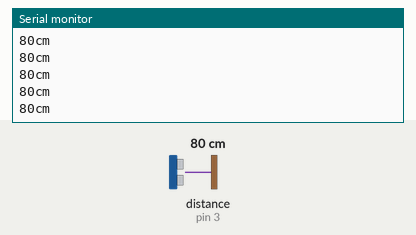
Bench run of a sketch on a simulated Arduino Uno, built with avr-gcc and run on an emulated ATmega328P. On the bench: the last lines printed to the serial monitor. Wiring (inferred from the names in the program): ultrasonic range finder: trigger pin 3; echo pin 3. The inputs (shaded band) are chosen by the test bench; at power-on: distance to the obstacle (sensor on pin 3) 80 cm. The echo pulse lasts 58.3 µs per cm.

Above: at 1.2 s.
1.3 s: distance to the obstacle (sensor on pin 3) set to 120 cm
At 1.49 s:
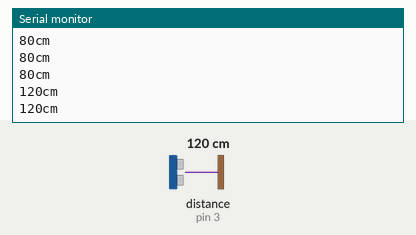
4.3 s: distance to the obstacle (sensor on pin 3) set to 2 cm
At 4.3 s:
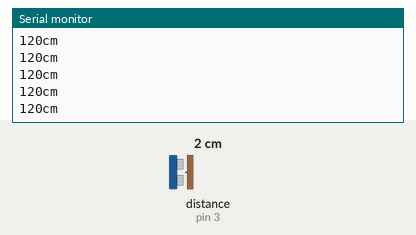
Timing chart, 0 to 7.3 s (numbered marks = the images above; inputs shaded):
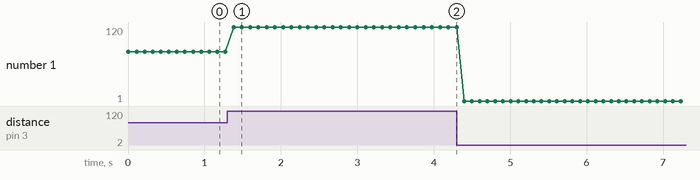

Measured:
- after the input at 1.3 s, the serial monitor: prints a new line after 0.08 s (image 1)
- plotted number 1: 80 → 120 after the input at 1.3 s, 120 → 1 after the input at 4.3 s

The sketch:

sketch_ultrasonic_3lead.ino
```cpp
/*
 * 초음파(Ultrasonic) 센서를 이용해 거리를 측정하는 예제 코드 (초음파 센서의 리드선이 3개인 경우)
 *
 * 초음파 센서를 이용해 사물과 초음파 센서간의 거리를 측정한다.
 * 측정된 거리에 따라 LED를 켜고, 끄거나 부저를 울릴 수 있다.
 * 더 많은 정보는 토이 메이커스 http://cafe.naver.com/toymakers
 *
 * 2017년 1월 31일 수정됨 by 율리안(Yulian)
 *
 */

int PIN_ULTRASONIC_SIG = 3;   // 초음파 센서 SIG 핀 초기화

int PIN_LED = 8;  // LED 핀 초기화

void setup() {
  Serial.begin(9600);   // 시리얼 통신 초기화 (거리를 출력하기 위한 목적)
}

void loop() {

  pinMode(PIN_ULTRASONIC_SIG, OUTPUT);    // 신호선을 출력 모드로 선언
  digitalWrite(PIN_ULTRASONIC_SIG, LOW);  // 신호선에 전압을 0V로 하여 동작하지 않게 함
  delayMicroseconds(2);                   // 송출 신호와 수신 신호 사이에 일정시간 지연
  digitalWrite(PIN_ULTRASONIC_SIG, HIGH); // 신호선에 전압을 가하여 초음파를 송출함
  delayMicroseconds(5);                   // 5 마이크로초(0.005 밀리초) 동안 초음파를 송출함
  digitalWrite(PIN_ULTRASONIC_SIG, LOW);  // 초음파 송출 정지


  pinMode(PIN_ULTRASONIC_SIG, INPUT);     // 신호선을 입력 모드로 전환

  // 신호선의 값이 HIGH가 되는 순간의 시간 측정
  // 0 또는 마이크로초(백만분의 1초)가 pulseIn() 함수의 반환 값으로 전달됨
  long duration = pulseIn(PIN_ULTRASONIC_SIG, HIGH);

  // HC-SR04 초음파 센서 모듈의 데이터시트를 확인 (초음파 센서에 따라 스펙이 다를 수 있으므로 반드시 데이터시트 확인 필요)
  // 공식: 마이크로초(uS) / 58 = 센티미터(centimeters) 라는 것을 알 수 있음
  long cm = duration / 58;

  // if 조건문을 이용해 15cm 내에 사물이 있는 경우 LED를 켜고, 밖에 있는 경우 LED를 끈다.
  if (cm < 15) {
    digitalWrite(PIN_LED, HIGH);
  }
  else {
    digitalWrite(PIN_LED, LOW);
  }

  // 시리얼로 거리를 출력한다. 예) 15cm
  Serial.print(cm);
  Serial.println("cm");

  // 일정시간 지연
  delay(100);
}
```
